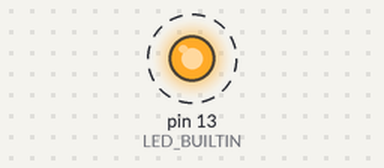
Recording of a sketch running on a simulated Arduino Uno, built with avr-gcc and run on an emulated ATmega328P. Shown: output pins drawn as LEDs (lit = HIGH). Dashed ring = blinking.

Above: at 0.2 s.
Timing chart, 0 to 3.0 s (numbered marks = the images above):
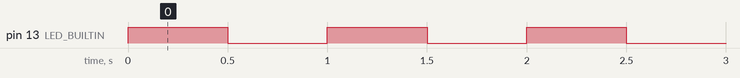

Measured:
- by itself, pin 13 (LED_BUILTIN): alternates HIGH for 0.50 s and LOW for 0.50 s

The sketch:

main.ino
```cpp
int ms = 500;

void setup()
{
    // Function call occurs when machine is started
    // Used to initialize variables, pin modes and libraries
    pinMode(LED_BUILTIN, OUTPUT); // LED_BUILTIN = pin number 13
}

void loop()
{
    // Function to actively control board
    digitalWrite(LED_BUILTIN, HIGH);
    delay(ms);

    digitalWrite(LED_BUILTIN, LOW);
    delay(ms);
}
```
